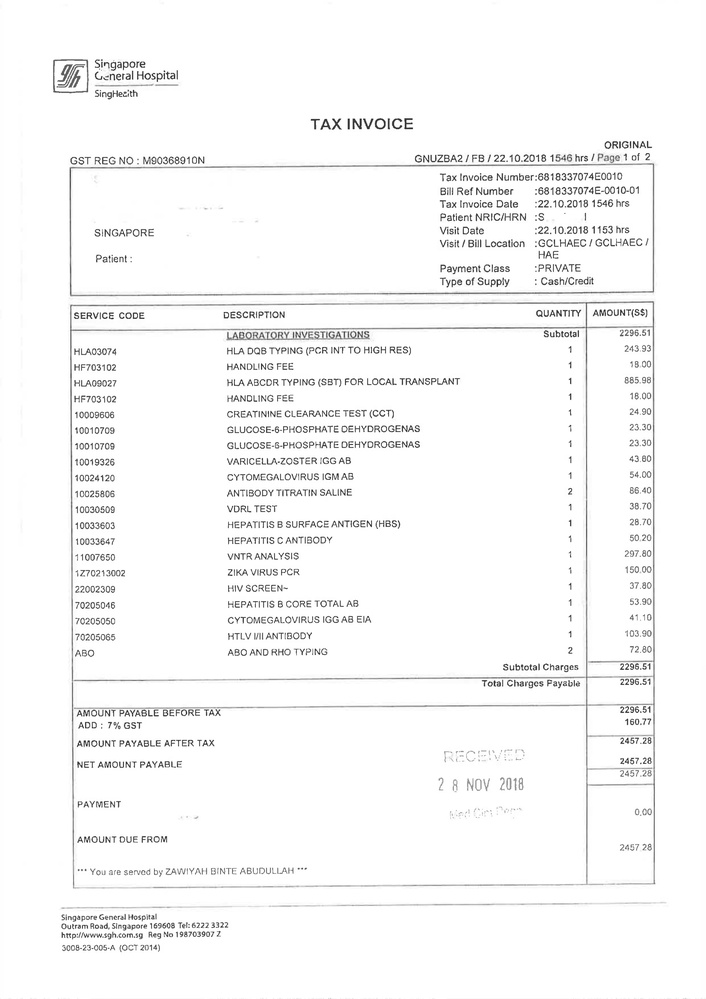
#> input picture OCR/OCR Task/Image/Sample_For_Assignment/page_1.jpg, 706 x 999 px, shrunk from 4134 x 5845 before the run, found by its file name; its folder holds 3 pictures in this run
$ jupyter execute --allow-errors 'Medical Document OCR - Without Region of Interest.ipynb'
#> lines starting #> are read from the running program, lines starting #| are printed output that depends on the picture
[cell 1]
# pip install pytesseract pdf2image opencv-python poppler keras-ocr tensorflow tabula-py

[cell 2]
# Initial paths
poppler_path='C://Users//pirun//Downloads//Compressed//poppler-0.68.0_x86//poppler-0.68.0//bin'
pdf_folder_path='C:/Users/pirun/OCR/OCR Task/PDF'

[cell 3]
import os
import tempfile
import re

import cv2 as cv2
import pytesseract
import json
import numpy as np
import tabula

from pdf2image import convert_from_path
from PIL import Image

[cell 4]
# [21 lines left out: function ConvertImages, not called in this run]

[cell 5]
# [74 lines left out: function extract_items, not called in this run]

[cell 6]
# [7 lines left out: function GetHeaderItems, not called in this run]

[cell 7]
pdf_path =pdf_folder_path

#> (the rest of this cell did not finish here and is left out)

[cell 8]
image_path='C:\\Users\\pirun\\OCR\\OCR Task\\Image\\Sample_For_Assignment\\page_1.jpg'
image=Image.open(image_path)
#> image is the input picture: PIL image 706x999 RGB; min 17, max 255, mean 247.6

width,height = image.size
#> width = 706; height = 999
cropString=(0,height/4,width,height/4*3)
#> cropString = (0, 249.8, 706, 749.2)
image = image.crop(cropString)
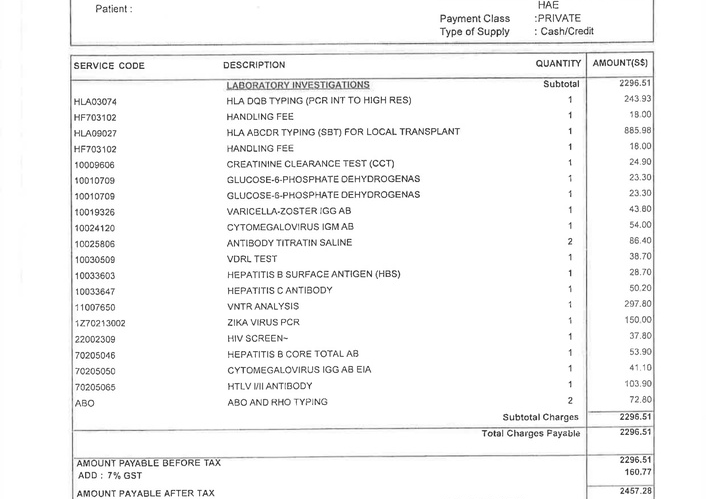
#> image: PIL image 706x499 RGB; min 18, max 255, mean 245.6
#> (the rest of this cell did not finish here and is left out)
